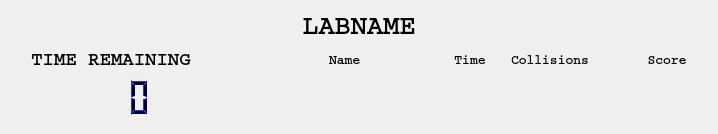
<?xml version="1.0" encoding="UTF-8"?>
<ui version="4.0">
 <class>CRQDataView</class>
 <widget class="QWidget" name="CRQDataView">
  <property name="geometry">
   <rect>
    <x>0</x>
    <y>0</y>
    <width>714</width>
    <height>129</height>
   </rect>
  </property>
  <property name="sizePolicy">
   <sizepolicy hsizetype="Expanding" vsizetype="Expanding">
    <horstretch>0</horstretch>
    <verstretch>0</verstretch>
   </sizepolicy>
  </property>
  <property name="windowTitle">
   <string>Form</string>
  </property>
  <layout class="QGridLayout" name="gridLayout_2">
   <item row="3" column="2" rowspan="2" colspan="5">
    <layout class="QGridLayout" name="gridLayout_Robots">
     <property name="spacing">
      <number>2</number>
     </property>
    </layout>
   </item>
   <item row="3" column="1">
    <spacer name="horizontalSpacer">
     <property name="orientation">
      <enum>Qt::Horizontal</enum>
     </property>
     <property name="sizeType">
      <enum>QSizePolicy::MinimumExpanding</enum>
     </property>
     <property name="sizeHint" stdset="0">
      <size>
       <width>20</width>
       <height>1</height>
      </size>
     </property>
    </spacer>
   </item>
   <item row="4" column="0">
    <spacer name="verticalSpacer">
     <property name="orientation">
      <enum>Qt::Vertical</enum>
     </property>
     <property name="sizeHint" stdset="0">
      <size>
       <width>1</width>
       <height>0</height>
      </size>
     </property>
    </spacer>
   </item>
   <item row="3" column="0">
    <widget class="QLCDNumber" name="lcdNumber_Time">
     <property name="minimumSize">
      <size>
       <width>200</width>
       <height>40</height>
      </size>
     </property>
     <property name="palette">
      <palette>
       <active>
        <colorrole role="WindowText">
         <brush brushstyle="SolidPattern">
          <color alpha="255">
           <red>0</red>
           <green>0</green>
           <blue>0</blue>
          </color>
         </brush>
        </colorrole>
        <colorrole role="Button">
         <brush brushstyle="SolidPattern">
          <color alpha="255">
           <red>0</red>
           <green>0</green>
           <blue>200</blue>
          </color>
         </brush>
        </colorrole>
        <colorrole role="Light">
         <brush brushstyle="SolidPattern">
          <color alpha="255">
           <red>45</red>
           <green>45</green>
           <blue>255</blue>
          </color>
         </brush>
        </colorrole>
        <colorrole role="Midlight">
         <brush brushstyle="SolidPattern">
          <color alpha="255">
           <red>22</red>
           <green>22</green>
           <blue>227</blue>
          </color>
         </brush>
        </colorrole>
        <colorrole role="Dark">
         <brush brushstyle="SolidPattern">
          <color alpha="255">
           <red>0</red>
           <green>0</green>
           <blue>100</blue>
          </color>
         </brush>
        </colorrole>
        <colorrole role="Mid">
         <brush brushstyle="SolidPattern">
          <color alpha="255">
           <red>0</red>
           <green>0</green>
           <blue>133</blue>
          </color>
         </brush>
        </colorrole>
        <colorrole role="Text">
         <brush brushstyle="SolidPattern">
          <color alpha="255">
           <red>0</red>
           <green>0</green>
           <blue>0</blue>
          </color>
         </brush>
        </colorrole>
        <colorrole role="BrightText">
         <brush brushstyle="SolidPattern">
          <color alpha="255">
           <red>255</red>
           <green>255</green>
           <blue>255</blue>
          </color>
         </brush>
        </colorrole>
        <colorrole role="ButtonText">
         <brush brushstyle="SolidPattern">
          <color alpha="255">
           <red>0</red>
           <green>0</green>
           <blue>0</blue>
          </color>
         </brush>
        </colorrole>
        <colorrole role="Base">
         <brush brushstyle="SolidPattern">
          <color alpha="255">
           <red>255</red>
           <green>255</green>
           <blue>255</blue>
          </color>
         </brush>
        </colorrole>
        <colorrole role="Window">
         <brush brushstyle="SolidPattern">
          <color alpha="255">
           <red>0</red>
           <green>0</green>
           <blue>200</blue>
          </color>
         </brush>
        </colorrole>
        <colorrole role="Shadow">
         <brush brushstyle="SolidPattern">
          <color alpha="255">
           <red>0</red>
           <green>0</green>
           <blue>0</blue>
          </color>
         </brush>
        </colorrole>
        <colorrole role="AlternateBase">
         <brush brushstyle="SolidPattern">
          <color alpha="255">
           <red>127</red>
           <green>127</green>
           <blue>227</blue>
          </color>
         </brush>
        </colorrole>
        <colorrole role="ToolTipBase">
         <brush brushstyle="SolidPattern">
          <color alpha="255">
           <red>255</red>
           <green>255</green>
           <blue>220</blue>
          </color>
         </brush>
        </colorrole>
        <colorrole role="ToolTipText">
         <brush brushstyle="SolidPattern">
          <color alpha="255">
           <red>0</red>
           <green>0</green>
           <blue>0</blue>
          </color>
         </brush>
        </colorrole>
       </active>
       <inactive>
        <colorrole role="WindowText">
         <brush brushstyle="SolidPattern">
          <color alpha="255">
           <red>0</red>
           <green>0</green>
           <blue>0</blue>
          </color>
         </brush>
        </colorrole>
        <colorrole role="Button">
         <brush brushstyle="SolidPattern">
          <color alpha="255">
           <red>0</red>
           <green>0</green>
           <blue>200</blue>
          </color>
         </brush>
        </colorrole>
        <colorrole role="Light">
         <brush brushstyle="SolidPattern">
          <color alpha="255">
           <red>45</red>
           <green>45</green>
           <blue>255</blue>
          </color>
         </brush>
        </colorrole>
        <colorrole role="Midlight">
         <brush brushstyle="SolidPattern">
          <color alpha="255">
           <red>22</red>
           <green>22</green>
           <blue>227</blue>
          </color>
         </brush>
        </colorrole>
        <colorrole role="Dark">
         <brush brushstyle="SolidPattern">
          <color alpha="255">
           <red>0</red>
           <green>0</green>
           <blue>100</blue>
          </color>
         </brush>
        </colorrole>
        <colorrole role="Mid">
         <brush brushstyle="SolidPattern">
          <color alpha="255">
           <red>0</red>
           <green>0</green>
           <blue>133</blue>
          </color>
         </brush>
        </colorrole>
        <colorrole role="Text">
         <brush brushstyle="SolidPattern">
          <color alpha="255">
           <red>0</red>
           <green>0</green>
           <blue>0</blue>
          </color>
         </brush>
        </colorrole>
        <colorrole role="BrightText">
         <brush brushstyle="SolidPattern">
          <color alpha="255">
           <red>255</red>
           <green>255</green>
           <blue>255</blue>
          </color>
         </brush>
        </colorrole>
        <colorrole role="ButtonText">
         <brush brushstyle="SolidPattern">
          <color alpha="255">
           <red>0</red>
           <green>0</green>
           <blue>0</blue>
          </color>
         </brush>
        </colorrole>
        <colorrole role="Base">
         <brush brushstyle="SolidPattern">
          <color alpha="255">
           <red>255</red>
           <green>255</green>
           <blue>255</blue>
          </color>
         </brush>
        </colorrole>
        <colorrole role="Window">
         <brush brushstyle="SolidPattern">
          <color alpha="255">
           <red>0</red>
           <green>0</green>
           <blue>200</blue>
          </color>
         </brush>
        </colorrole>
        <colorrole role="Shadow">
         <brush brushstyle="SolidPattern">
          <color alpha="255">
           <red>0</red>
           <green>0</green>
           <blue>0</blue>
          </color>
         </brush>
        </colorrole>
        <colorrole role="AlternateBase">
         <brush brushstyle="SolidPattern">
          <color alpha="255">
           <red>127</red>
           <green>127</green>
           <blue>227</blue>
          </color>
         </brush>
        </colorrole>
        <colorrole role="ToolTipBase">
         <brush brushstyle="SolidPattern">
          <color alpha="255">
           <red>255</red>
           <green>255</green>
           <blue>220</blue>
          </color>
         </brush>
        </colorrole>
        <colorrole role="ToolTipText">
         <brush brushstyle="SolidPattern">
          <color alpha="255">
           <red>0</red>
           <green>0</green>
           <blue>0</blue>
          </color>
         </brush>
        </colorrole>
       </inactive>
       <disabled>
        <colorrole role="WindowText">
         <brush brushstyle="SolidPattern">
          <color alpha="255">
           <red>0</red>
           <green>0</green>
           <blue>100</blue>
          </color>
         </brush>
        </colorrole>
        <colorrole role="Button">
         <brush brushstyle="SolidPattern">
          <color alpha="255">
           <red>0</red>
           <green>0</green>
           <blue>200</blue>
          </color>
         </brush>
        </colorrole>
        <colorrole role="Light">
         <brush brushstyle="SolidPattern">
          <color alpha="255">
           <red>45</red>
           <green>45</green>
           <blue>255</blue>
          </color>
         </brush>
        </colorrole>
        <colorrole role="Midlight">
         <brush brushstyle="SolidPattern">
          <color alpha="255">
           <red>22</red>
           <green>22</green>
           <blue>227</blue>
          </color>
         </brush>
        </colorrole>
        <colorrole role="Dark">
         <brush brushstyle="SolidPattern">
          <color alpha="255">
           <red>0</red>
           <green>0</green>
           <blue>100</blue>
          </color>
         </brush>
        </colorrole>
        <colorrole role="Mid">
         <brush brushstyle="SolidPattern">
          <color alpha="255">
           <red>0</red>
           <green>0</green>
           <blue>133</blue>
          </color>
         </brush>
        </colorrole>
        <colorrole role="Text">
         <brush brushstyle="SolidPattern">
          <color alpha="255">
           <red>0</red>
           <green>0</green>
           <blue>100</blue>
          </color>
         </brush>
        </colorrole>
        <colorrole role="BrightText">
         <brush brushstyle="SolidPattern">
          <color alpha="255">
           <red>255</red>
           <green>255</green>
           <blue>255</blue>
          </color>
         </brush>
        </colorrole>
        <colorrole role="ButtonText">
         <brush brushstyle="SolidPattern">
          <color alpha="255">
           <red>0</red>
           <green>0</green>
           <blue>100</blue>
          </color>
         </brush>
        </colorrole>
        <colorrole role="Base">
         <brush brushstyle="SolidPattern">
          <color alpha="255">
           <red>0</red>
           <green>0</green>
           <blue>200</blue>
          </color>
         </brush>
        </colorrole>
        <colorrole role="Window">
         <brush brushstyle="SolidPattern">
          <color alpha="255">
           <red>0</red>
           <green>0</green>
           <blue>200</blue>
          </color>
         </brush>
        </colorrole>
        <colorrole role="Shadow">
         <brush brushstyle="SolidPattern">
          <color alpha="255">
           <red>0</red>
           <green>0</green>
           <blue>0</blue>
          </color>
         </brush>
        </colorrole>
        <colorrole role="AlternateBase">
         <brush brushstyle="SolidPattern">
          <color alpha="255">
           <red>0</red>
           <green>0</green>
           <blue>200</blue>
          </color>
         </brush>
        </colorrole>
        <colorrole role="ToolTipBase">
         <brush brushstyle="SolidPattern">
          <color alpha="255">
           <red>255</red>
           <green>255</green>
           <blue>220</blue>
          </color>
         </brush>
        </colorrole>
        <colorrole role="ToolTipText">
         <brush brushstyle="SolidPattern">
          <color alpha="255">
           <red>0</red>
           <green>0</green>
           <blue>0</blue>
          </color>
         </brush>
        </colorrole>
       </disabled>
      </palette>
     </property>
     <property name="toolTip">
      <string>Time remaining</string>
     </property>
     <property name="frameShape">
      <enum>QFrame::NoFrame</enum>
     </property>
     <property name="digitCount">
      <number>4</number>
     </property>
    </widget>
   </item>
   <item row="1" column="0">
    <widget class="QLabel" name="label_Time">
     <property name="font">
      <font>
       <family>Courier</family>
       <pointsize>14</pointsize>
       <weight>75</weight>
       <bold>true</bold>
      </font>
     </property>
     <property name="text">
      <string>TIME REMAINING</string>
     </property>
     <property name="alignment">
      <set>Qt::AlignCenter</set>
     </property>
    </widget>
   </item>
   <item row="0" column="0" colspan="7">
    <widget class="QLabel" name="label_Lab">
     <property name="font">
      <font>
       <family>Courier</family>
       <pointsize>20</pointsize>
       <weight>75</weight>
       <bold>true</bold>
      </font>
     </property>
     <property name="text">
      <string>LABNAME</string>
     </property>
     <property name="alignment">
      <set>Qt::AlignCenter</set>
     </property>
    </widget>
   </item>
   <item row="1" column="2">
    <spacer name="horizontalSpacer_2">
     <property name="orientation">
      <enum>Qt::Horizontal</enum>
     </property>
     <property name="sizeType">
      <enum>QSizePolicy::Fixed</enum>
     </property>
     <property name="sizeHint" stdset="0">
      <size>
       <width>80</width>
       <height>1</height>
      </size>
     </property>
    </spacer>
   </item>
   <item row="1" column="3">
    <widget class="QLabel" name="label_2">
     <property name="sizePolicy">
      <sizepolicy hsizetype="MinimumExpanding" vsizetype="Preferred">
       <horstretch>0</horstretch>
       <verstretch>0</verstretch>
      </sizepolicy>
     </property>
     <property name="minimumSize">
      <size>
       <width>100</width>
       <height>0</height>
      </size>
     </property>
     <property name="font">
      <font>
       <family>Courier</family>
       <pointsize>10</pointsize>
       <weight>75</weight>
       <bold>true</bold>
      </font>
     </property>
     <property name="text">
      <string>Name</string>
     </property>
    </widget>
   </item>
   <item row="1" column="4">
    <widget class="QLabel" name="label_5">
     <property name="sizePolicy">
      <sizepolicy hsizetype="Fixed" vsizetype="Preferred">
       <horstretch>0</horstretch>
       <verstretch>0</verstretch>
      </sizepolicy>
     </property>
     <property name="minimumSize">
      <size>
       <width>70</width>
       <height>0</height>
      </size>
     </property>
     <property name="maximumSize">
      <size>
       <width>70</width>
       <height>16777215</height>
      </size>
     </property>
     <property name="font">
      <font>
       <family>Courier</family>
       <pointsize>10</pointsize>
       <weight>75</weight>
       <bold>true</bold>
      </font>
     </property>
     <property name="text">
      <string>Time</string>
     </property>
     <property name="alignment">
      <set>Qt::AlignCenter</set>
     </property>
    </widget>
   </item>
   <item row="1" column="5">
    <widget class="QLabel" name="label_3">
     <property name="sizePolicy">
      <sizepolicy hsizetype="Fixed" vsizetype="Preferred">
       <horstretch>0</horstretch>
       <verstretch>0</verstretch>
      </sizepolicy>
     </property>
     <property name="minimumSize">
      <size>
       <width>110</width>
       <height>0</height>
      </size>
     </property>
     <property name="maximumSize">
      <size>
       <width>110</width>
       <height>16777215</height>
      </size>
     </property>
     <property name="font">
      <font>
       <family>Courier</family>
       <pointsize>10</pointsize>
       <weight>75</weight>
       <bold>true</bold>
      </font>
     </property>
     <property name="text">
      <string>Collisions</string>
     </property>
    </widget>
   </item>
   <item row="1" column="6">
    <widget class="QLabel" name="label_4">
     <property name="sizePolicy">
      <sizepolicy hsizetype="Fixed" vsizetype="Preferred">
       <horstretch>0</horstretch>
       <verstretch>0</verstretch>
      </sizepolicy>
     </property>
     <property name="minimumSize">
      <size>
       <width>80</width>
       <height>0</height>
      </size>
     </property>
     <property name="maximumSize">
      <size>
       <width>80</width>
       <height>16777215</height>
      </size>
     </property>
     <property name="font">
      <font>
       <family>Courier</family>
       <pointsize>10</pointsize>
       <weight>75</weight>
       <bold>true</bold>
      </font>
     </property>
     <property name="text">
      <string>Score</string>
     </property>
     <property name="alignment">
      <set>Qt::AlignCenter</set>
     </property>
    </widget>
   </item>
  </layout>
 </widget>
 <resources/>
 <connections/>
</ui>
